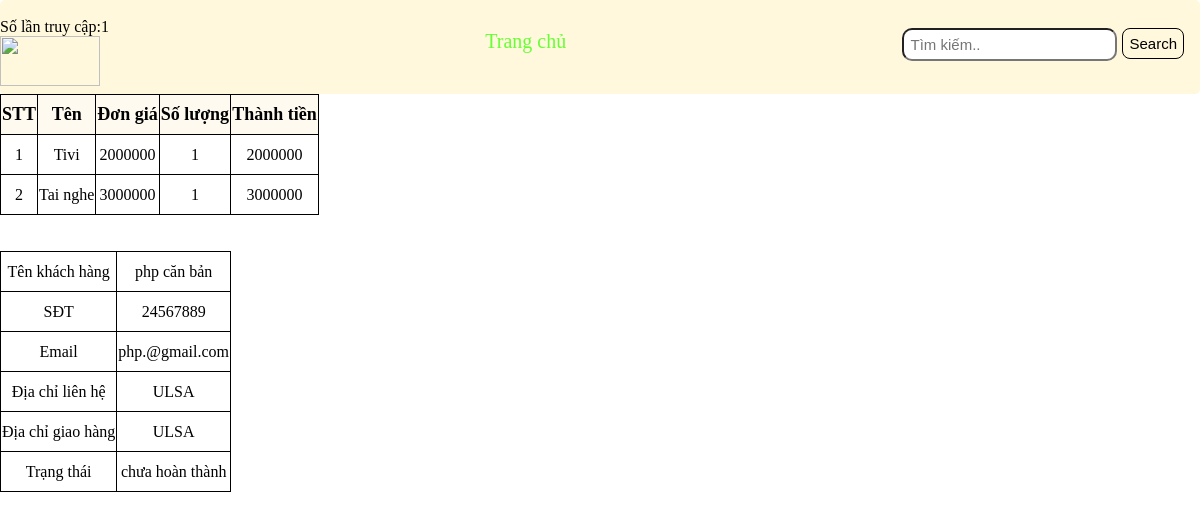
/veiwDonhang.php?id=hd4079&mod=view, run on the app's committed database.
### tables this page shows
CREATE TABLE `orderdetail` (
  `mahd` varchar(40) NOT NULL,
  `masp` varchar(50) NOT NULL,
  `tensp` varchar(100) NOT NULL,
  `soluong` int(11) NOT NULL,
  `dongia` int(11) NOT NULL,
  `khuyenmai` int(11) NOT NULL
);

CREATE TABLE `customer` (
  `makh` varchar(50) NOT NULL,
  `tenkh` varchar(100) NOT NULL,
  `phone` int(11) NOT NULL,
  `email` varchar(50) NOT NULL,
  `diachi_lienhe` varchar(300) NOT NULL,
  `diachi_giaohang` varchar(300) NOT NULL
);

### connect.php (called while the page is built, shortened)
<?php
function getRes($result)
{
    $res = array();
    foreach($result as $key => $value){
        $res[$key] = $value;
    }
    return $res;
}
?>

### veiwDonhang.php (the view)
<?php
  require_once "view/header.php";
require_once "connect.php";
  require_once "view/header1.php";
  $id = $_GET['id'];
  $sql = "SELECT * FROM `order` WHERE `maHd`='$id'";
  $result = mysqli_query($conn, $sql);
  $res = getRes($result)[0];
  $idKh = $res["makh"];
  $sql2 = "SELECT * FROM `customer` where `makh`='$idKh'";
  $result2 = mysqli_query($conn, $sql2);
  $res2 = getRes($result2)[0];
  $sql3 = "SELECT * FROM `orderdetail` WHERE `mahd`='$id'";
  $result3 = mysqli_query($conn, $sql3);
  $res3 = getRes($result3);
  $stt = 1;
  $tt = 0;
?>
<div>
  <div>
    <table class="table">
      <thead>
        <th>STT</th>
        <th>Tên</th>
        <th>Đơn giá</th>
        <th>Số lượng</th>
        <th>Thành tiền</th>
      </thead>
      <tbody>
        <?php
        for($i = 0;$i<count($res3);$i++) {
            ?>
        <tr>
          <td><?php echo $stt;$stt++;?></td>
          <td><?php echo $res3[$i]["tensp"]?></td>
          <td><?php echo $res3[$i]["dongia"]?></td>
          <td><?php echo $res3[$i]["soluong"]?></td>
          <td>
            <?php echo ((int)$res3[$i]["soluong"] * (int)$res3[$i]["dongia"]);$tt+=((int)$res3[$i]["soluong"] * (int)$res3[$i]["dongia"])?>
          </td>
        </tr>
        <?php }?>
      </tbody>
    </table>
  </div>
  <br>
  <br>
  <div>
    <table class="table">
      <tr>
        <td>Tên khách hàng</td>
        <td><?php echo $res2["tenkh"]?></td>
      </tr>
      <tr>
        <td>SĐT</td>
        <td><?php echo $res2["phone"]?></td>
      </tr>
      <tr>
        <td>Email</td>
        <td><?php echo $res2["email"]?></td>
      </tr>
      <tr>
        <td>Địa chỉ liên hệ</td>
        <td><?php echo $res2["diachi_lienhe"]?></td>
      </tr>
      <tr>
        <td>Địa chỉ giao hàng</td>
        <td><?php echo $res2["diachi_giaohang"]?></td>
      </tr>
      <tr>
        <td>Trạng thái</td>
        <td>
          <?php if($res["trangthai"]==0) {  echo "chưa hoàn thành";
          } else if($res["trangthai"]== 1) { echo "đang giao hàng";
          } else { echo "hoàn thành";
          }
             ?>
        </td>
      </tr>
    </table>
  </div>
</div>

### public/stylee.css (style rules this page uses)
.table { border-collapse: collapse; }
.table td, .table th { border: 1px solid; text-align: center; }
.table th { background-color: floralwhite; }
.table tr, .table thead { height: 40px; }
.table thead { font-size: large; }

### data on the page
orderdetail: tensp "Tivi", dongia "2000000", soluong "1", (int)$res3[$i]['soluong']*(int)$res3[$i]['dongia'] "2000000"
orderdetail: tensp "Tai nghe", dongia "3000000", soluong "1", (int)$res3[$i]['soluong']*(int)$res3[$i]['dongia'] "3000000"
customer: tenkh "php căn bản", phone "24567889", email "php.@gmail.com", diachi_lienhe "ULSA", diachi_giaohang "ULSA"

### other printed values
$_SESSION['counter'] "1"
